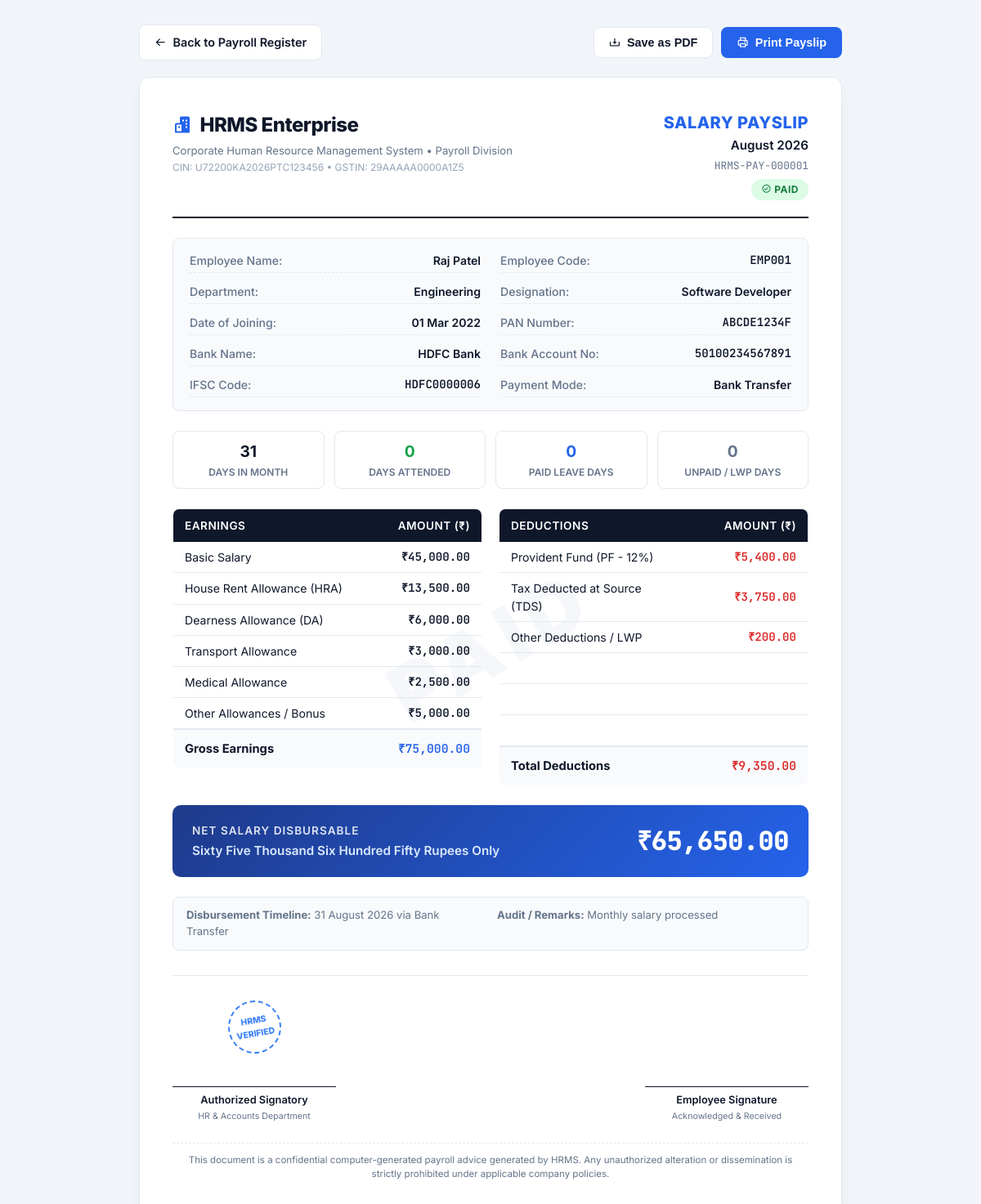
The page /payslip.php?id=1 (signed in) on the database its author committed.
### tables this page shows
CREATE TABLE `payroll` (
  `id` int(11) NOT NULL AUTO_INCREMENT,
  `employee_id` int(11) NOT NULL,
  `month` int(2) NOT NULL,
  `year` int(4) NOT NULL,
  `basic_salary` decimal(12,2) NOT NULL DEFAULT 0.00,
  `hra` decimal(12,2) NOT NULL DEFAULT 0.00,
  `da` decimal(12,2) NOT NULL DEFAULT 0.00,
  `transport_allowance` decimal(12,2) NOT NULL DEFAULT 0.00,
  `medical_allowance` decimal(12,2) NOT NULL DEFAULT 0.00,
  `other_allowances` decimal(12,2) NOT NULL DEFAULT 0.00,
  `gross_salary` decimal(12,2) NOT NULL DEFAULT 0.00,
  `pf_deduction` decimal(12,2) NOT NULL DEFAULT 0.00,
  `tax_deduction` decimal(12,2) NOT NULL DEFAULT 0.00,
  `other_deductions` decimal(12,2) NOT NULL DEFAULT 0.00,
  `total_deductions` decimal(12,2) NOT NULL DEFAULT 0.00,
  `net_salary` decimal(12,2) NOT NULL DEFAULT 0.00,
  `payment_status` enum('pending','paid','hold') NOT NULL DEFAULT 'pending',
  `payment_date` date DEFAULT NULL,
  `payment_method` enum('bank_transfer','cheque','cash') DEFAULT 'bank_transfer',
  `remarks` text DEFAULT NULL,
  `generated_by` int(11) DEFAULT NULL,
  `created_at` timestamp NOT NULL DEFAULT current_timestamp(),
  `updated_at` timestamp NOT NULL DEFAULT current_timestamp() ON UPDATE current_timestamp(),
  PRIMARY KEY (`id`),
  UNIQUE KEY `uk_employee_month_year` (`employee_id`,`month`,`year`),
  KEY `idx_period` (`month`,`year`),
  KEY `fk_payroll_generator` (`generated_by`),
  CONSTRAINT `fk_payroll_employee` FOREIGN KEY (`employee_id`) REFERENCES `employees` (`id`) ON DELETE CASCADE,
  CONSTRAINT `fk_payroll_generator` FOREIGN KEY (`generated_by`) REFERENCES `users` (`id`) ON DELETE SET NULL
);

CREATE TABLE `employees` (
  `id` int(11) NOT NULL AUTO_INCREMENT,
  `user_id` int(11) NOT NULL,
  `employee_id` varchar(20) NOT NULL,
  `first_name` varchar(50) NOT NULL,
  `last_name` varchar(50) NOT NULL,
  `email` varchar(100) NOT NULL,
  `phone` varchar(20) DEFAULT NULL,
  `date_of_birth` date DEFAULT NULL,
  `gender` enum('male','female','other') DEFAULT NULL,
  `address` text DEFAULT NULL,
  `city` varchar(50) DEFAULT NULL,
  `state` varchar(50) DEFAULT NULL,
  `zip_code` varchar(10) DEFAULT NULL,
  `department_id` int(11) DEFAULT NULL,
  `designation` varchar(100) DEFAULT NULL,
  `date_of_joining` date NOT NULL,
  `employment_type` enum('full-time','part-time','contract','intern') NOT NULL DEFAULT 'full-time',
  `salary` decimal(12,2) NOT NULL DEFAULT 0.00,
  `bank_name` varchar(100) DEFAULT NULL,
  `bank_account` varchar(50) DEFAULT NULL,
  `ifsc_code` varchar(20) DEFAULT NULL,
  `pan_number` varchar(20) DEFAULT NULL,
  `emergency_contact_name` varchar(100) DEFAULT NULL,
  `emergency_contact_phone` varchar(20) DEFAULT NULL,
  `status` enum('active','inactive','terminated') NOT NULL DEFAULT 'active',
  `created_at` timestamp NOT NULL DEFAULT current_timestamp(),
  `updated_at` timestamp NOT NULL DEFAULT current_timestamp() ON UPDATE current_timestamp(),
  PRIMARY KEY (`id`),
  UNIQUE KEY `uk_employee_id` (`employee_id`),
  UNIQUE KEY `uk_user_id` (`user_id`),
  KEY `idx_department` (`department_id`),
  CONSTRAINT `fk_employee_department` FOREIGN KEY (`department_id`) REFERENCES `departments` (`id`) ON DELETE SET NULL,
  CONSTRAINT `fk_employee_user` FOREIGN KEY (`user_id`) REFERENCES `users` (`id`) ON DELETE CASCADE
);

CREATE TABLE `departments` (
  `id` int(11) NOT NULL AUTO_INCREMENT,
  `name` varchar(100) NOT NULL,
  `description` text DEFAULT NULL,
  `head_id` int(11) DEFAULT NULL,
  `status` enum('active','inactive') NOT NULL DEFAULT 'active',
  `created_at` timestamp NOT NULL DEFAULT current_timestamp(),
  `updated_at` timestamp NOT NULL DEFAULT current_timestamp() ON UPDATE current_timestamp(),
  PRIMARY KEY (`id`),
  UNIQUE KEY `uk_department_name` (`name`)
);

### payslip.php (the view, shortened to what the rows shown need)
<?php
require_once __DIR__ . '/includes/auth.php';
$pdo = getDBConnection();
$payrollId = (int)($_GET['id'] ?? 0);
$stmt = $pdo->prepare("SELECT p.*,
                              e.employee_id AS emp_code, e.first_name, e.last_name, e.email, e.phone,
                              e.designation, e.date_of_joining, e.bank_name, e.bank_account, e.ifsc_code, e.pan_number,
                              d.name AS department_name
                       FROM payroll p
                       JOIN employees e ON p.employee_id = e.id
                       LEFT JOIN departments d ON e.department_id = d.id
                       WHERE p.id = ?");
$stmt->execute([$payrollId]);
$slip = $stmt->fetch();
$monthNum = (int)$slip['month'];
$yearNum = (int)$slip['year'];
$monthName = date('F', mktime(0, 0, 0, $monthNum, 10, $yearNum));
$daysInMonth = cal_days_in_month(CAL_GREGORIAN, $monthNum, $yearNum);
$netInWords = amountToWordsINR((float)$slip['net_salary']);
$slipCode = 'HRMS-PAY-' . str_pad((string)$slip['id'], 6, '0', STR_PAD_LEFT);
?>
<!DOCTYPE html>
<html lang="en">
<head>
    <link href='https://unpkg.com/boxicons@2.1.4/css/boxicons.min.css' rel='stylesheet'>
</head>
<body>
    <div class="payslip-sheet">
        <div class="watermark"><?= strtoupper($slip['payment_status']) ?></div>
        <div class="content-relative">
            <div class="slip-header">
                <div class="company-branding">
                    <h1>
                        <i class='bx bxs-buildings' style="color: var(--primary);"></i>
                        <?= APP_NAME ?> Enterprise
                    </h1>
                </div>
                <div class="slip-meta">
                    <div class="slip-title">Salary Payslip</div>
                    <div class="slip-period"><?= $monthName ?> <?= $yearNum ?></div>
                    <div class="slip-ref"><?= $slipCode ?></div>
                    <span class="badge-status badge-<?= $slip['payment_status'] ?>">
                        <i class='bx <?= $slip['payment_status'] === 'paid' ? 'bx-check-circle' : 'bx-time' ?>'></i>
                        <?= $slip['payment_status'] ?>
                    </span>
                </div>
            </div>
            <div class="info-grid">
                <div class="info-item">
                    <span class="info-label">Employee Name:</span>
                    <span class="info-val"><?= sanitize($slip['first_name'] . ' ' . $slip['last_name']) ?></span>
                </div>
                <div class="info-item">
                    <span class="info-label">Employee Code:</span>
                    <span class="info-val" style="font-family: 'JetBrains Mono', monospace;"><?= sanitize($slip['emp_code']) ?></span>
                </div>
                <div class="info-item">
                    <span class="info-label">Department:</span>
                    <span class="info-val"><?= sanitize($slip['department_name'] ?? 'General') ?></span>
                </div>
                <div class="info-item">
                    <span class="info-label">Designation:</span>
                    <span class="info-val"><?= sanitize($slip['designation'] ?: 'Associate') ?></span>
                </div>
                <div class="info-item">
                    <span class="info-label">Date of Joining:</span>
                    <span class="info-val"><?= !empty($slip['date_of_joining']) ? date('d M Y', strtotime($slip['date_of_joining'])) : '-' ?></span>
                </div>
                <div class="info-item">
                    <span class="info-label">PAN Number:</span>
                    <span class="info-val" style="font-family: 'JetBrains Mono', monospace;"><?= sanitize($slip['pan_number'] ?: 'N/A') ?></span>
                </div>
                <div class="info-item">
                    <span class="info-label">Bank Name:</span>
                    <span class="info-val"><?= sanitize($slip['bank_name'] ?: 'State Bank of India') ?></span>
                </div>
                <div class="info-item">
                    <span class="info-label">Bank Account No:</span>
                    <span class="info-val" style="font-family: 'JetBrains Mono', monospace;"><?= sanitize($slip['bank_account'] ?: 'N/A') ?></span>
                </div>
                <div class="info-item">
                    <span class="info-label">IFSC Code:</span>
                    <span class="info-val" style="font-family: 'JetBrains Mono', monospace;"><?= sanitize($slip['ifsc_code'] ?: 'N/A') ?></span>
                </div>
                <div class="info-item">
                    <span class="info-label">Payment Mode:</span>
                    <span class="info-val" style="text-transform: capitalize;"><?= str_replace('_', ' ', $slip['payment_method']) ?></span>
                </div>
            </div>
            <div class="attendance-strip">
                <div class="att-box">
                    <div class="val"><?= $daysInMonth ?></div>
                    <div class="lbl">Days in Month</div>
                </div>
            </div>
            <div style="display: grid; grid-template-columns: 1fr 1fr; gap: 20px;">
                <div>
                    <table class="breakdown-table">
                        <thead>
                            <tr>
                                <th>Earnings</th>
                                <th class="amount-col">Amount (₹)</th>
                            </tr>
                        </thead>
                        <tbody>
                            <tr class="total-row">
                                <td>Gross Earnings</td>
                                <td class="amount" style="color: var(--primary);">₹<?= number_format($slip['gross_salary'], 2) ?></td>
                            </tr>
                        </tbody>
                    </table>
                </div>
                <div>
                    <table class="breakdown-table">
                        <thead>
                            <tr>
                                <th>Deductions</th>
                                <th class="amount-col">Amount (₹)</th>
                            </tr>
                        </thead>
                        <tbody>
                            <tr class="total-row">
                                <td>Total Deductions</td>
                                <td class="amount" style="color: var(--danger);">₹<?= number_format($slip['total_deductions'], 2) ?></td>
                            </tr>
                        </tbody>
                    </table>
                </div>
            </div>
            <div class="net-pay-banner">
                <div class="label-block">
                    <div class="title">Net Salary Disbursable</div>
                    <div class="words"><?= $netInWords ?></div>
                </div>
                <div class="amount-figure">
                    ₹<?= number_format($slip['net_salary'], 2) ?>
                </div>
            </div>
            <div class="disbursal-notes">
                <div>
                    <strong>Disbursement Timeline:</strong>
                    <?= $slip['payment_date'] ? date('d F Y', strtotime($slip['payment_date'])) : 'Pending Processing' ?>
                    via <?= ucwords(str_replace('_', ' ', $slip['payment_method'])) ?>
                </div>
                <div>
                    <strong>Audit / Remarks:</strong>
                    <?= !empty($slip['remarks']) ? sanitize($slip['remarks']) : 'Regular monthly payroll processing' ?>
                </div>
            </div>
            <div class="signature-section">
            </div>
            <div class="disclaimer">
            </div>
        </div>
    </div>
</body>
</html>

### rows shown on the page
payroll: payment_status "PAID", monthName "August", year "2026", id "HRMS-PAY-000001", employee.last_name "Raj Patel", employee.employee_id "EMP001", departments.name "Engineering", employee.designation "Software Developer", employee.date_of_joining "01 Mar 2022", employee.pan_number "ABCDE1234F", employee.bank_name "HDFC Bank", employee.bank_account "50100234567891", employee.ifsc_code "HDFC0000006", payment_method "Bank Transfer", daysInMonth "31", gross_salary "75,000.00", total_deductions "9,350.00", net_salary "Sixty Five Thousand Six Hundred Fifty Rupees Only", net_salary "65,650.00", payment_date "31 August 2026", remarks "Monthly salary processed"

### other values the page prints
APP_NAME "HRMS"
$attendedDays "0"
$paidLeaveDays "0"
$lwpDays "0"
$item['label'] "Basic Salary"
$item['amount'] "45,000.00"
$item['label'] "House Rent Allowance (HRA)"
$item['amount'] "13,500.00"
$item['label'] "Dearness Allowance (DA)"
$item['amount'] "6,000.00"
$item['label'] "Transport Allowance"
$item['amount'] "3,000.00"
$item['label'] "Medical Allowance"
$item['amount'] "2,500.00"
$item['label'] "Other Allowances / Bonus"
